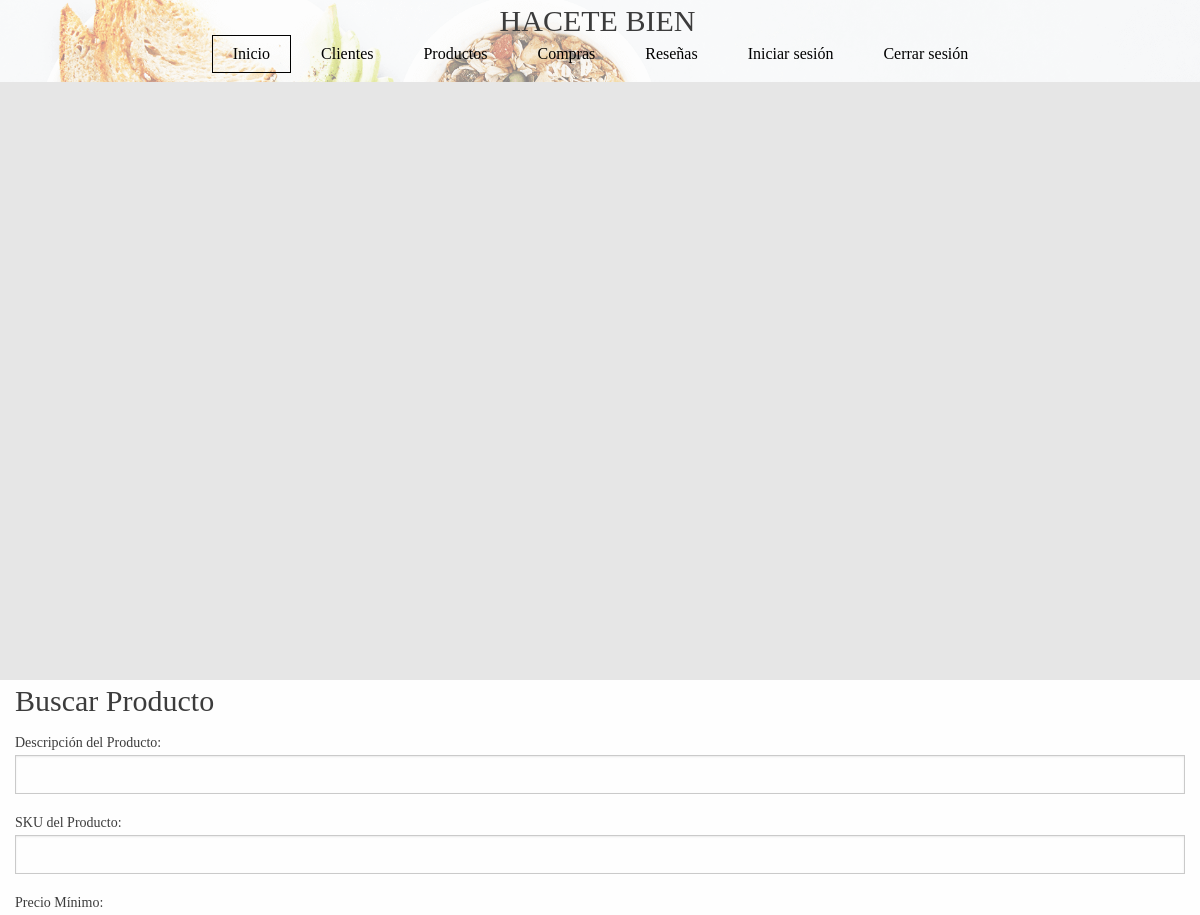
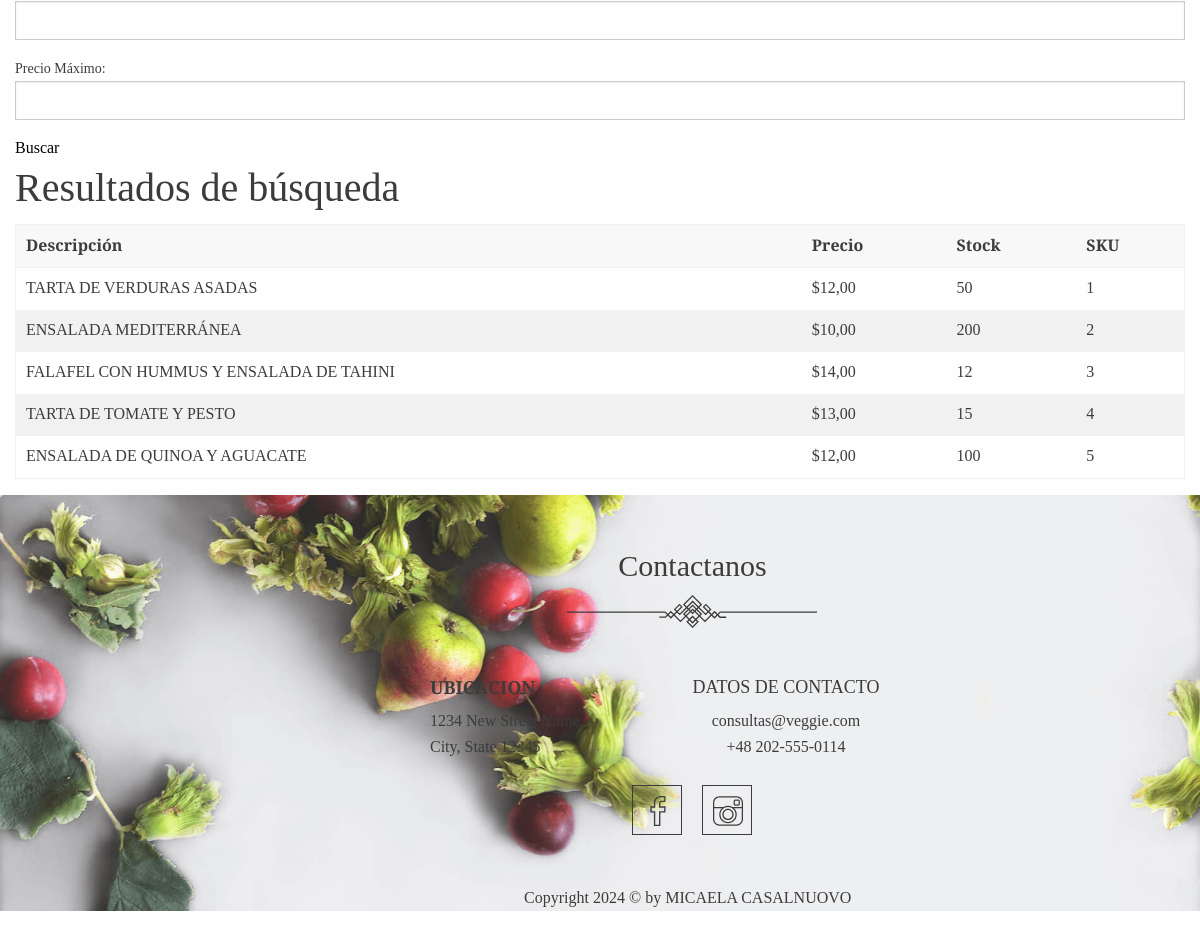
Page /App/buscar-producto/ on the committed database (2 pictures, top to bottom).
### App/models.py (models this page shows, shortened)
class ModeloProducto(models.Model):
    sku = models.CharField(max_length=50, unique=True)
    descripcion = models.TextField()
    stock = models.PositiveIntegerField()
    precio = models.DecimalField(max_digits=10, decimal_places=2)

### App/views.py (the view)
# urls.py: path('buscar-producto/', views.buscar_producto, name='buscar_producto'),
def buscar_producto(request):
    productos = None
    form = BusquedaProductoForm(request.GET)  # Usamos GET para recuperar los filtros de búsqueda
    if request.method == 'GET' and form.is_valid():
        descripcion = form.cleaned_data.get('descripcion')
        sku = form.cleaned_data.get('sku')
        precio_min = form.cleaned_data.get('precio_min')
        precio_max = form.cleaned_data.get('precio_max')
        productos = ModeloProducto.objects.all()
        if descripcion:
            productos = productos.filter(descripcion__icontains=descripcion)  # Filtra por descripción que contenga el texto
        if sku:
            productos = productos.filter(sku__icontains=sku)  # Filtra por SKU que contenga el texto
        if precio_min is not None:
            productos = productos.filter(precio__gte=precio_min)  # Filtra por precio mayor o igual al mínimo
        if precio_max is not None:
            productos = productos.filter(precio__lte=precio_max)  # Filtra por precio menor o igual al máximo
    return render(request, 'App/buscar_producto.html', {'form': form, 'productos': productos})

### App/forms.py
class BusquedaProductoForm(forms.Form):
    descripcion = forms.CharField(max_length=100, required=False, label="Descripción del Producto")
    sku = forms.CharField(max_length=50, required=False, label="SKU del Producto")
    precio_min = forms.DecimalField(max_digits=10, decimal_places=2, required=False, label="Precio Mínimo")
    precio_max = forms.DecimalField(max_digits=10, decimal_places=2, required=False, label="Precio Máximo")

### App/templates/App/buscar_producto.html (shortened to what this page needs)
{% extends "App/base.html" %}
{% load static %}
{% block main %}
<section id="buscar-producto">
    <div class="container">
        <h1>Buscar Producto</h1>
        <form method="get" action="{% url 'buscar_producto' %}">
            {{ form.as_p }}
            <button type="submit">Buscar</button>
        </form>
        {% if productos %}
        <h2>Resultados de búsqueda</h2>
        <table>
            <thead>
                <tr>
                    <th>Descripción</th>
                    <th>Precio</th>
                    <th>Stock</th>
                    <th>SKU</th>
                </tr>
            </thead>
            <tbody>
                {% for producto in productos %}
                <tr>
                    <td>{{ producto.descripcion }}</td>
                    <td>${{ producto.precio }}</td>
                    <td>{{ producto.stock }}</td>
                    <td>{{ producto.sku }}</td>
                </tr>
                {% endfor %}
            </tbody>
        </table>
        {% else %}
        <p>No se encontraron productos que coincidan con tu búsqueda.</p>
        {% endif %}
    </div>
</section>
{% endblock %}

### rows in the picture
ModeloProducto: descripcion "TARTA DE VERDURAS ASADAS", precio "12,00", stock "50", sku "1"
ModeloProducto: descripcion "ENSALADA MEDITERRÁNEA", precio "10,00", stock "200", sku "2"
ModeloProducto: descripcion "FALAFEL CON HUMMUS Y ENSALADA DE TAHINI", precio "14,00", stock "12", sku "3"
ModeloProducto: descripcion "TARTA DE TOMATE Y PESTO", precio "13,00", stock "15", sku "4"
ModeloProducto: descripcion "ENSALADA DE QUINOA Y AGUACATE", precio "12,00", stock "100", sku "5"
